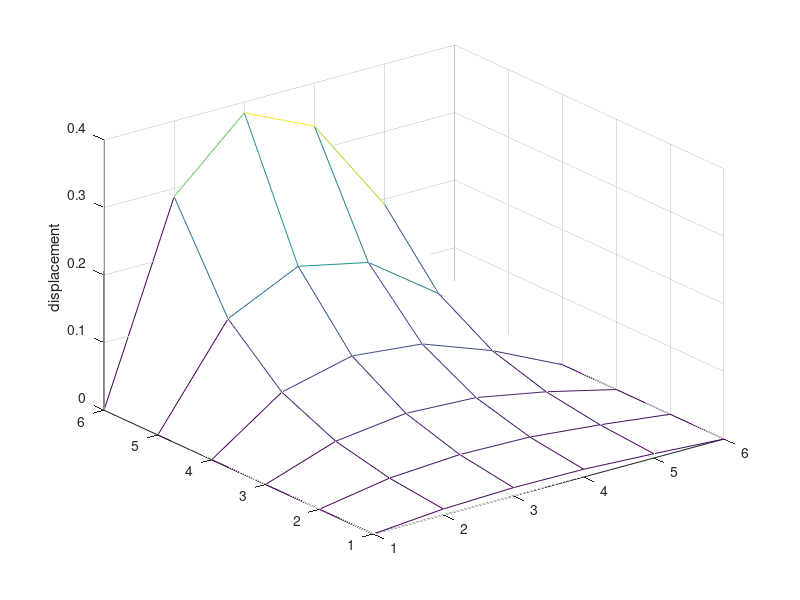

The MATLAB script that drew this image:
% creating variables for grid X and Y directions
initial_time=0;
pie=3.1415;
pie_2=2*pie;
ET=0.2; % end time in time(Y-axis)
Nx=5; %grid division in X-direction
Ny=5;  % grid division in Y-direction
h=1/Nx; % width in X-direction
k=ET/Ny; % width in Y-direction
L=1; % Bars length
C=1; % String constant
 
% Initializing grid entries
grid_y= [k:k:ET];
grid_x=[h:h:(1-h)]; % grid of valid entries for u(x,0)

% defining coefficient
s=((C*k)/h)^2; 

% initialization,declaration and defination of A Matrix
A=zeros(4,4);
I=2*(1-s)*eye(4,4); %
alphas_diag=[s s 0];
corner_diag=[s];
A=I+diag(alphas_diag,1)+diag(alphas_diag,-1)+diag(corner_diag,3)+diag(corner_diag,-3);


%initialisation, declaration and defination of B Vector
displacement_i=(grid_x.*(grid_x-2).*(grid_x-1))'; % valid displacement grid entries or "B" vector
initial_grid=displacement_i;
grid_points_n=zeros(4,5);
%ii=repmat(1,4,4);
 for i=1:Ny
     B=displacement_i;
     XX=A\B;
     displacement_i=XX;
 grid_points_n(:,i)=XX;
 end
grid_points_i=horzcat(initial_grid,grid_points_n);

boundries=zeros(Ny+1,1);
grid_points=flipud(grid_points_i');
V=horzcat(boundries,grid_points,boundries);
if(ET~=pie||ET~=pie_2||ET~=initial_time)
mesh(V);
zlabel('displacement'); 
end
if(ET==pie||ET==pie_2||ET==initial_time)
        plot(V);
end
    